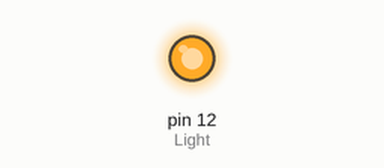
Recording of a sketch running on a simulated Arduino Uno, built with avr-gcc and run on an emulated ATmega328P. Shown: output pins drawn as LEDs (lit = HIGH).

Above: at 0.2 s.
At 35.5 s:
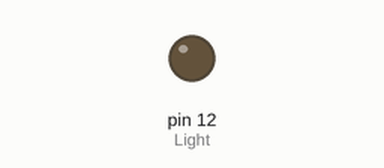
Timing chart, 0 to 47.2 s (numbered marks = the images above):
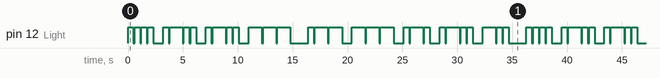

The sketch:

sketch_apr28a.ino
```cpp
int Light = 12;
void dot() {
  digitalWrite(Light, HIGH);
  delay(500);
  digitalWrite(Light, LOW);
  delay(100);
}
void dash() {
  digitalWrite(Light, HIGH);
  delay(1200);
  digitalWrite(Light, LOW);
  delay(100);
}
void setup() {
  // put your setup code here, to run once:
  pinMode(Light, OUTPUT);
  digitalWrite(Light, HIGH);
}

void loop() {
  // put your main code here, to run repeatedly:
//digitalWrite(Light, LOW);
//delay(1000);
//digitalWrite(Light, HIGH);
//delay(1000);

//Hello World in morse code
  dot();
  dot();
  dot();
  dot();
  delay(800);
  dot();
  dash();
  dot();
  dot();
  delay(800);
  dot();
  dash();
  dot();
  dot();
  delay(800);
  dash();
  dash();
  dash();

  delay(1500);

  dot();
  dash();
  dash();
  delay(800);
  dash();
  dash();
  dash();
  delay(800);
  dot();
  dash();
  dot();
  delay(800);
  dot();
  dash();
  dot();
  dot();
  delay(800);
  dash();
  dot();
  dot();
  delay(1500);
}
```

Measured:
- by itself, pin 12 (Light): moves between LOW and HIGH, repeating every 36.3 s
- by itself, everything shown: repeats every 36.3 s, in 62 steps
